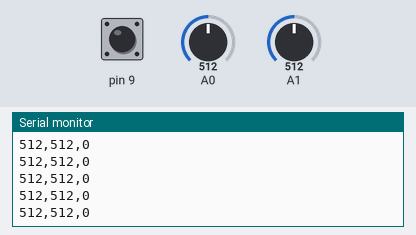
Recording of a sketch running on a simulated Arduino Uno, built with avr-gcc and run on an emulated ATmega328P. On the bench: the last lines printed to the serial monitor. The inputs (shaded band) are chosen by the test bench; at power-on: A1 = 512, A0 = 512, pin 9 HIGH.

Above: at 7.2 s.
7.3 s: A1 set to 986
At 8.4 s:
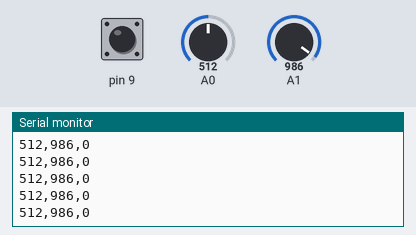
10.3 s: A1 set to 1014
At 10.9 s:
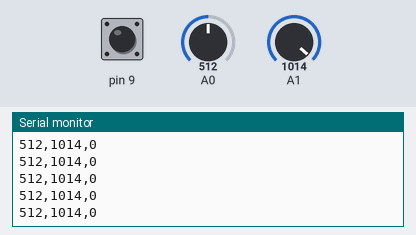
13.4 s: A0 set to 8
At 14.2 s:
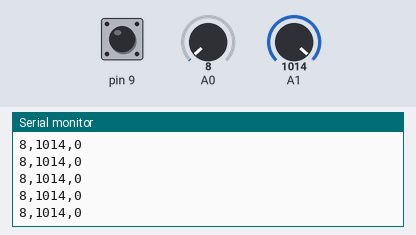
14.9 s: A0 set to 11
At 15.7 s:
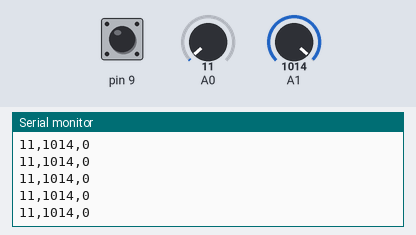
Timing chart, 0 to 17.4 s (numbered marks = the images above; inputs shaded):
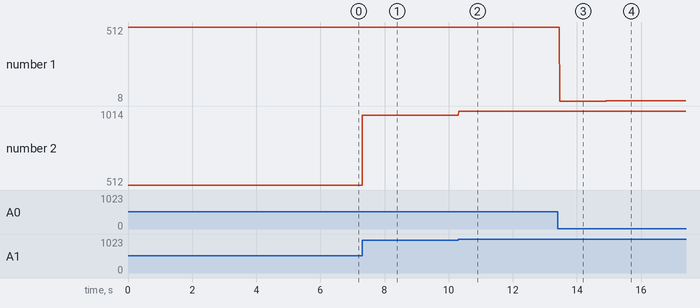

Measured:
- after the input at 7.3 s, the serial monitor: prints a new line at once (image 1)
- after the input at 10.3 s, the serial monitor: prints a new line at once (image 2)
- after the input at 13.4 s, the serial monitor: prints a new line after 0.06 s (image 3)
- after the input at 14.9 s, the serial monitor: prints a new line at once (image 4)
- plotted number 1: 512 → 8 after the input at 13.4 s, 8 → 11 after the input at 14.9 s
- plotted number 2: 512 → 986 after the input at 7.3 s, 986 → 1014 after the input at 10.3 s

The sketch:

joy_stick.ino
```cpp
int xValue = 0 ;
int yValue = 0 ;
int bValue = 0 ;

void setup()
{
  Serial.begin(9600) ;
  pinMode(9,INPUT);
  digitalWrite(9,HIGH);
}

void loop()
{
  xValue = analogRead(A0);
  yValue = analogRead(A1);
  bValue = digitalRead(9);
  Serial.print(xValue);
  Serial.print(",");
  Serial.print(yValue);
  Serial.print(",");
  Serial.print(!bValue);
  Serial.print("\n");
  delay(10);
}
```
